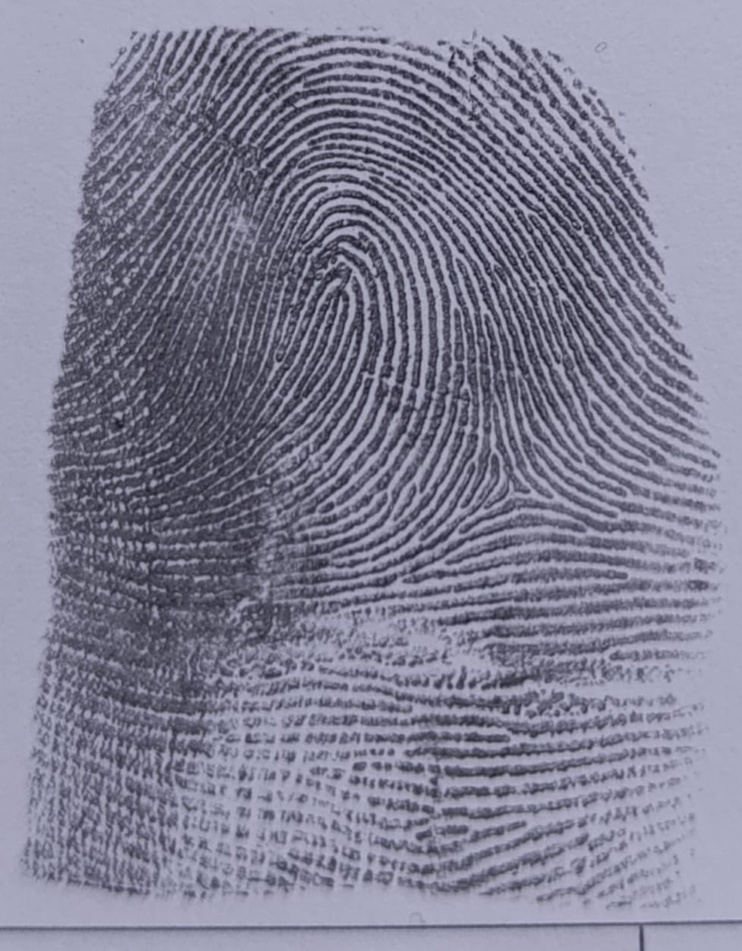
#> input picture uploads/20250324_113944_1_IMG-20250319-WA0136.jpg, 742 x 951 px, shrunk from 979 x 1256 before the run
$ python -i extract_core_delta.py   (imports and definitions only)   (older library calls are emulated)
#> lines starting #> are read from the running program, lines starting #| are printed output that depends on the picture
#> further down, picture is the input picture: shape (951, 742, 3); mean B, G, R 148.5, 128.8, 129.6
import cv2
import numpy as np

def extract_core_delta(img):
    """
    Extract core and delta points from a fingerprint image.

    Args:
        img (numpy.ndarray): Preprocessed fingerprint image

    Returns:
        tuple: (core_point, delta_point) where each point is (x, y)
    """
    # Calculate orientation field
    sobelx = cv2.Sobel(img, cv2.CV_64F, 1, 0, ksize=3)
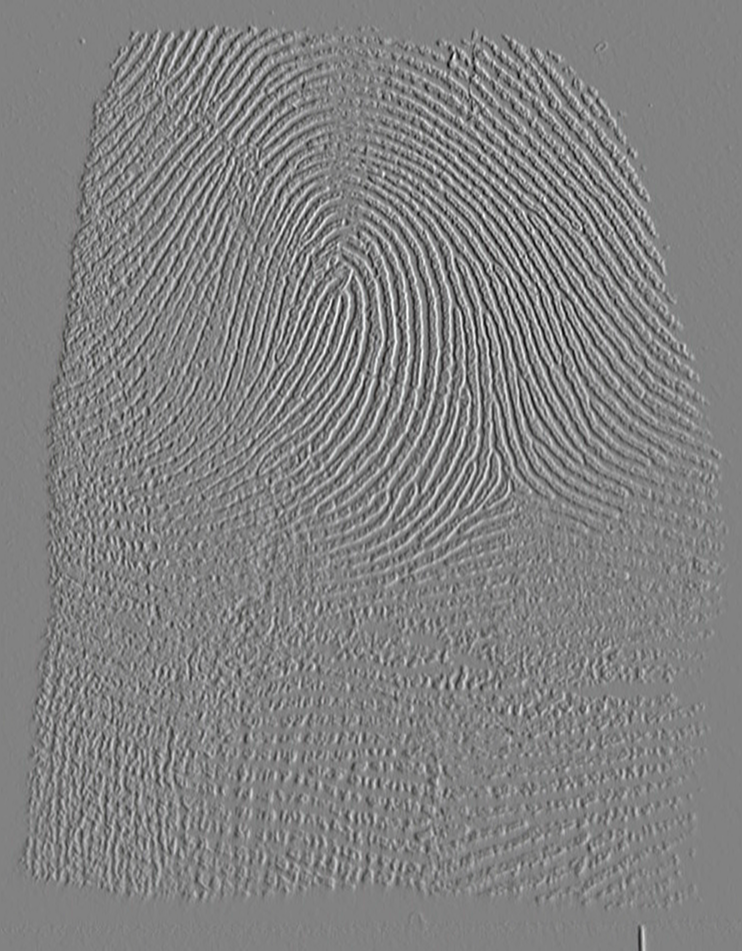
#> sobelx: shape (951, 742, 3) float64; mean B, G, R 0.1, 0.1, 0.1; drawn with min black and max white
    sobely = cv2.Sobel(img, cv2.CV_64F, 0, 1, ksize=3)
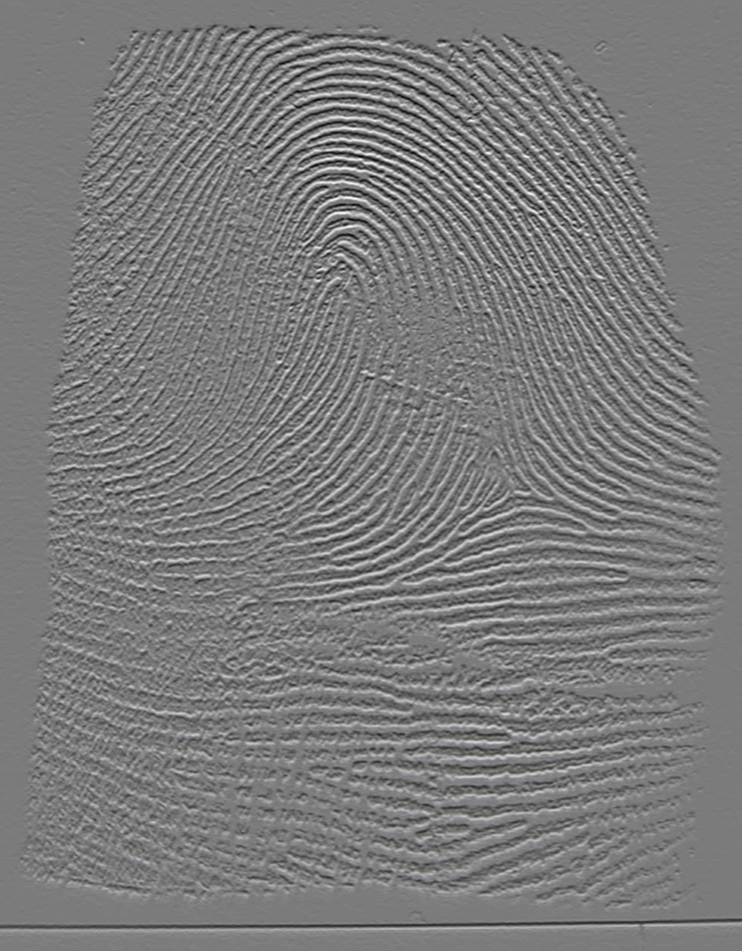
#> sobely: shape (951, 742, 3) float64; mean B, G, R 0, 0, 0; drawn with min black and max white

    # Calculate orientation angles
    orientation = np.arctan2(sobely, sobelx)
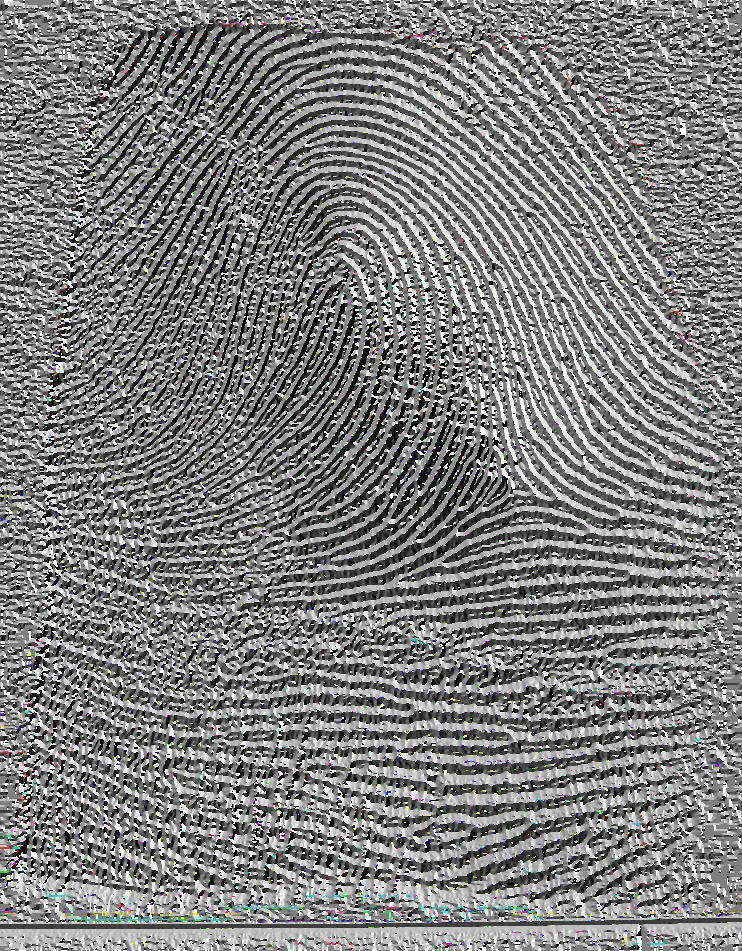
#> orientation: shape (951, 742, 3) float64; mean B, G, R 0.0185, 0.0187, 0.0176; drawn with min black and max white

    # Find core point (highest curvature)
    curvature = cv2.Laplacian(img, cv2.CV_64F)
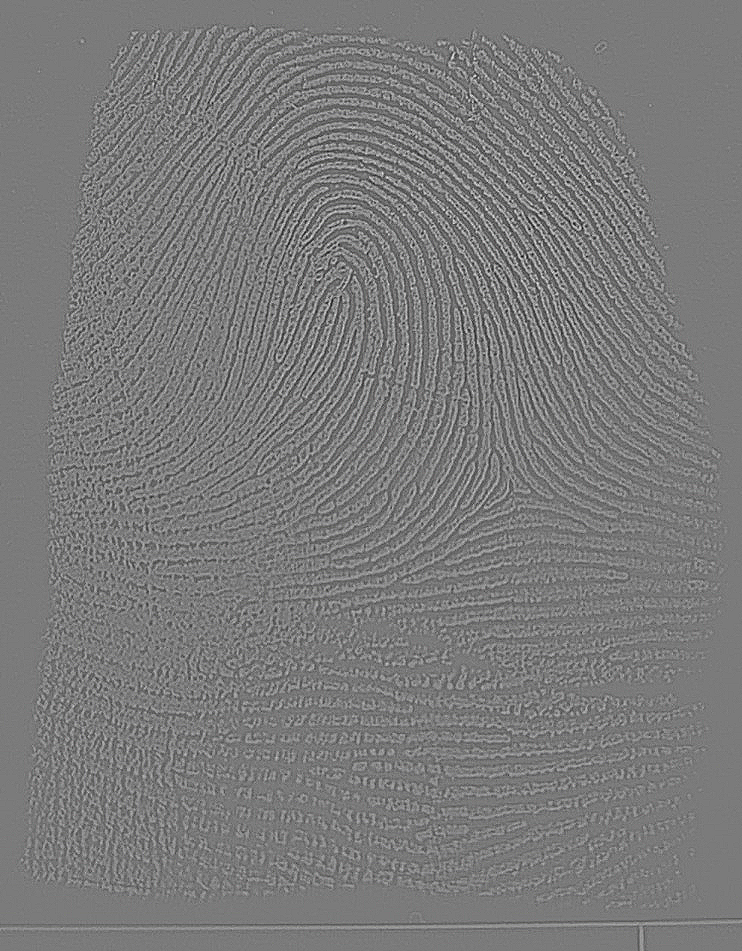
#> curvature: shape (951, 742, 3) float64; mean B, G, R 0, 0, 0; drawn with min black and max white
    core_idx = np.unravel_index(np.argmax(curvature), curvature.shape)
#> core_idx = (172, 564, 0)

    # Find delta point (lowest curvature)
    delta_idx = np.unravel_index(np.argmin(curvature), curvature.shape)
#> delta_idx = (256, 522, 0)

    return core_idx, delta_idx

>>> import cv2
>>> picture = cv2.imread('../uploads/20250324_113944_1_IMG-20250319-WA0136.jpg')
>>> result = extract_core_delta(picture)
#> result = ((172, 564, 0), (256, 522, 0))

$ run again, on uploads/20250324_113944_2_IMG-20250319-WA0135.jpg
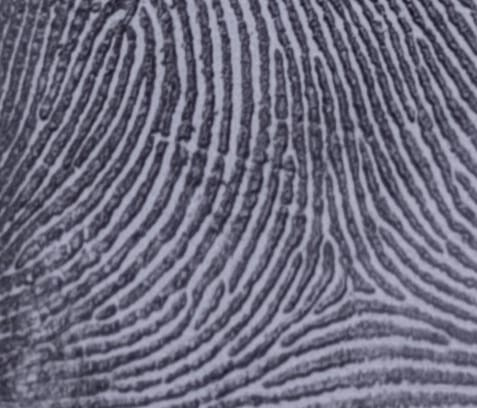
#> input picture uploads/20250324_113944_2_IMG-20250319-WA0135.jpg, 477 x 408 px
#> picture is the input picture: shape (408, 477, 3); mean B, G, R 126.8, 108, 109.4
#> in extract_core_delta, `orientation = np.arctan2(sobely, sobelx)`:
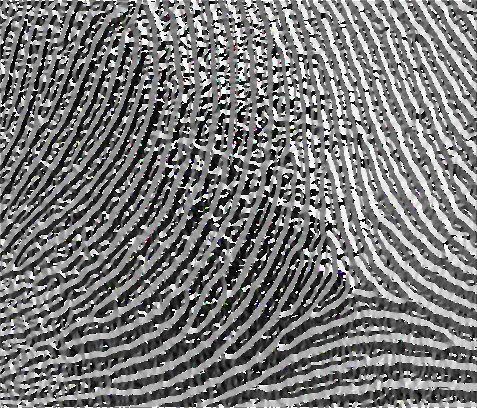
#> orientation: shape (408, 477, 3) float64; mean B, G, R -0.16, -0.161, -0.161; drawn with min black and max white
#> in extract_core_delta, `curvature = cv2.Laplacian(img, cv2.CV_64F)`:
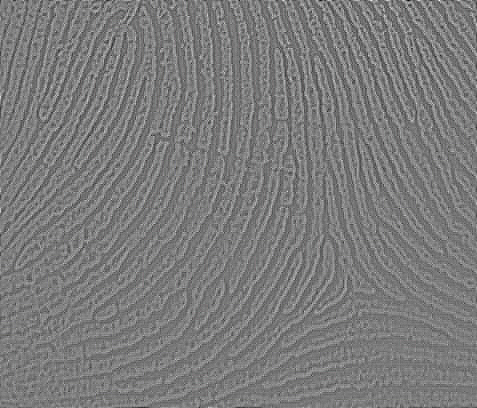
#> curvature: shape (408, 477, 3) float64; mean B, G, R 0, 0, 0; drawn with min black and max white
#> core_idx = (0, 439, 0)
#> delta_idx = (0, 408, 0)
#> result = ((0, 439, 0), (0, 408, 0))
